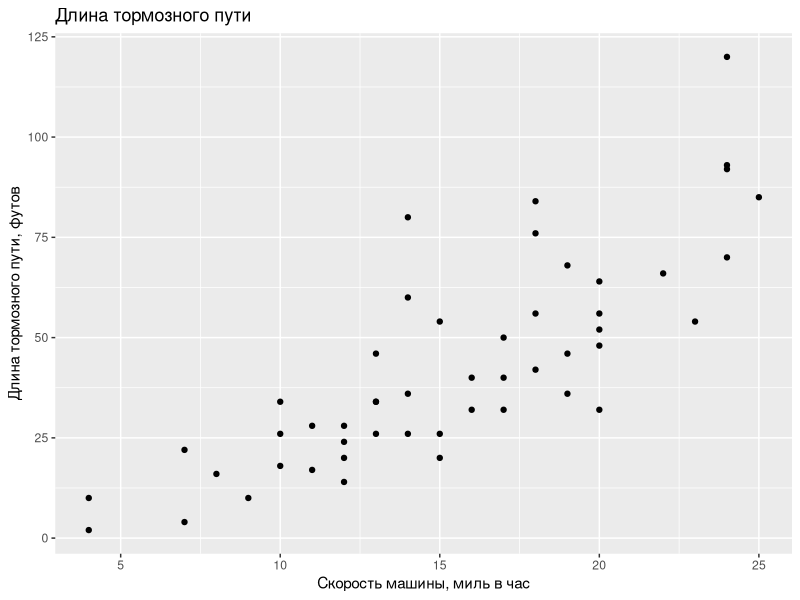
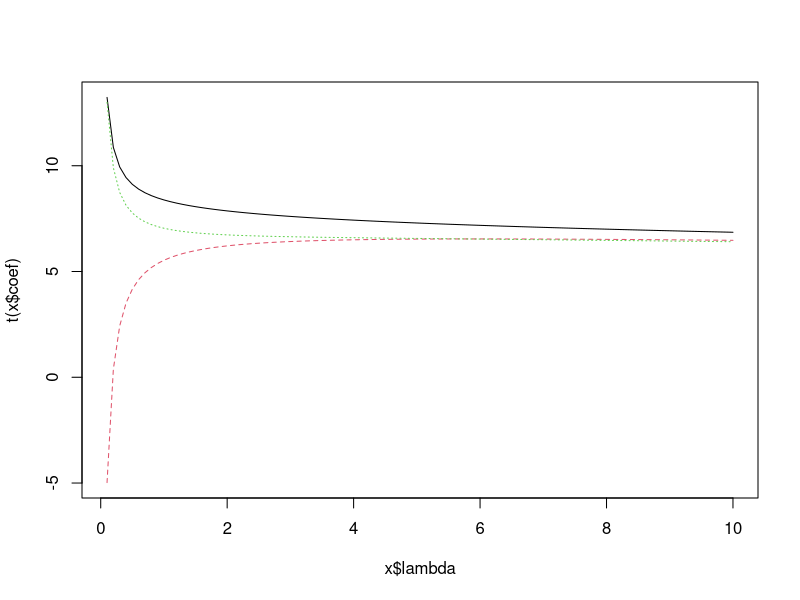
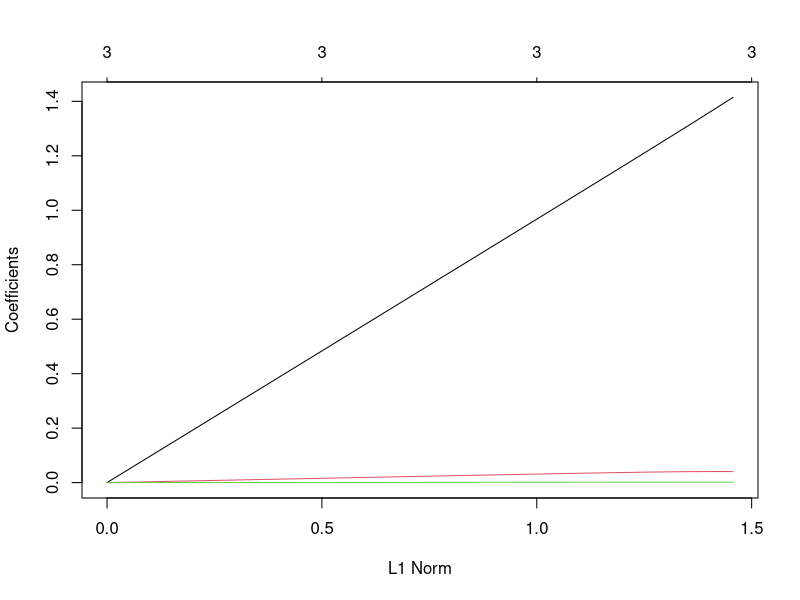
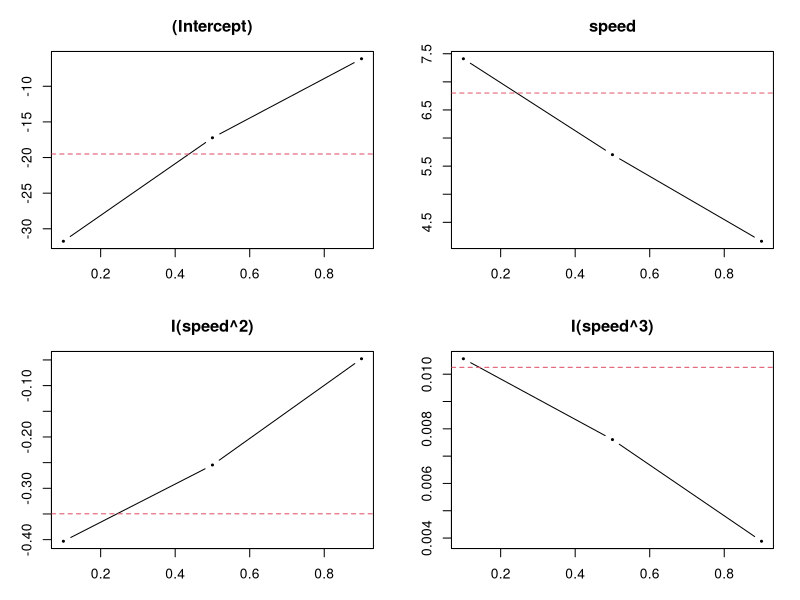

Write the R code that produced these figures, in order.
## ---- chunk 1
library("knitr") # создание отчётов
# opts_chunk$set(cache=TRUE)

library("ggplot2") # графики
library("glmnet") # LASSO
library("car") # compute vif()
library("MASS") # ridge regression
library("quantreg") # quantile regression
## ---- chunk 2
ggplot(data = cars, aes(x = speed, y = dist)) + geom_point() +
  labs(x = "Скорость машины, миль в час",
       y = "Длина тормозного пути, футов",
       title = "Длина тормозного пути")  
## ---- chunk 3
m.poly3 <- lm(dist ~ speed + I(speed^2) + I(speed^3), data = cars)
## ---- chunk 4
summary(m.poly3)
## ---- chunk 5
X <- model.matrix(~ 0 + speed + I(speed^2) + I(speed^3), data = cars)
cor(X)
## ---- chunk 6
X <- model.matrix( ~ speed + I(speed^2) + I(speed^3), data = cars)
XX <- t(X) %*% X
eigen <- eigen(XX)
eigen$values
CI <- sqrt(max(eigen$values) / min(eigen$values))
CI
## ---- chunk 7
vif(m.poly3)
## ---- chunk 8
m.vif1 <- lm(speed ~ I(speed^2) + I(speed^3), data = cars)
r2.1 <- summary(m.vif1)$r.squared
vif1 <- 1 / (1 - r2.1)
vif1
## ---- chunk 9
vcov(m.poly3)
## ---- chunk 10
new <- data.frame(speed = 10)
predict(m.poly3, newdata=new, interval = 'confidence')
## ---- chunk 11
cars$spc <- cars$speed - mean(cars$speed)
m.poly3c <- lm(dist ~ spc + I(spc^2) + I(spc^3), data = cars)
summary(m.poly3c)
## ---- chunk 12
vcov(m.poly3c)
## ---- chunk 13
new$spc <- 10 - mean(cars$speed)
predict(m.poly3c, newdata = new, interval = 'confidence')
## ---- chunk 14
m.line <- lm(dist ~ speed, data = cars)
summary(m.line)
## ---- chunk 15
lambdas <- seq(0.1, 10, by = 0.1) # для этих лямбд будем делать RR
m.rr <- lm.ridge(dist ~ speed + I(speed^2) + I(speed^3), lambda = lambdas, data = cars)
## ---- chunk 16
head(coef(m.rr))
plot(m.rr)
## ---- chunk 17
m.rr$kHKB # оценка Hoerl, Kennard and Baldwin
m.rr$kLW # оценка Lawless and Wang 
## ---- chunk 18
X <- model.matrix(~ 0 + speed + I(speed^2) + I(speed^3), data = cars)
y <- cars$dist
fit <- glmnet(X, y, alpha = 0)
plot(fit)
## ---- chunk 19
head(fit$lambda) # вектор лямбд
head(fit$a0) # вектор оценок свободных коэффициентов
## ---- chunk 20
fit$beta[, 1:5] # покажем только первые 5
## ---- chunk 21
cv.fit <- cv.glmnet(X, y)
cv.fit$lambda.min
## ---- chunk 22
m.poly3q <- rq(dist ~ speed + I(speed^2) + I(speed^3), data = cars, tau = c(0.1, 0.5, 0.9))
plot(m.poly3q)
## ---- chunk 23
summary(m.poly3q, se = 'boot')
## ---- chunk 24
# стащить из коэнкэра клёвый график :)
